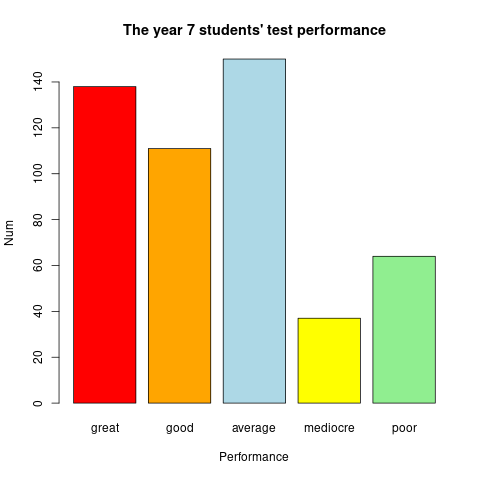

The script that saved this image:
# Load Data
AssignmentData <- load("AssignmentData")
# Load Q1.df
data <- eval(parse(text = AssignmentData[1]))
# File name of the figure.
png(file = "1-c.png")
# Define label
performance <- c("great", "good", "average", "mediocre", "poor")
Year7 <- data[ , 1]
# Classification
Year7 <- cut(Year7, breaks = c(-Inf, 35.05, 37.55, 41.95, 43.85, Inf), labels = performance, right = FALSE)
# Count the number of each classification
y= table(Year7)
# Plot
barplot(y, xlab="Performance", ylab="Num", main="The year 7 students' test performance", col=c("red", "orange", "lightblue", "yellow", "lightgreen"))